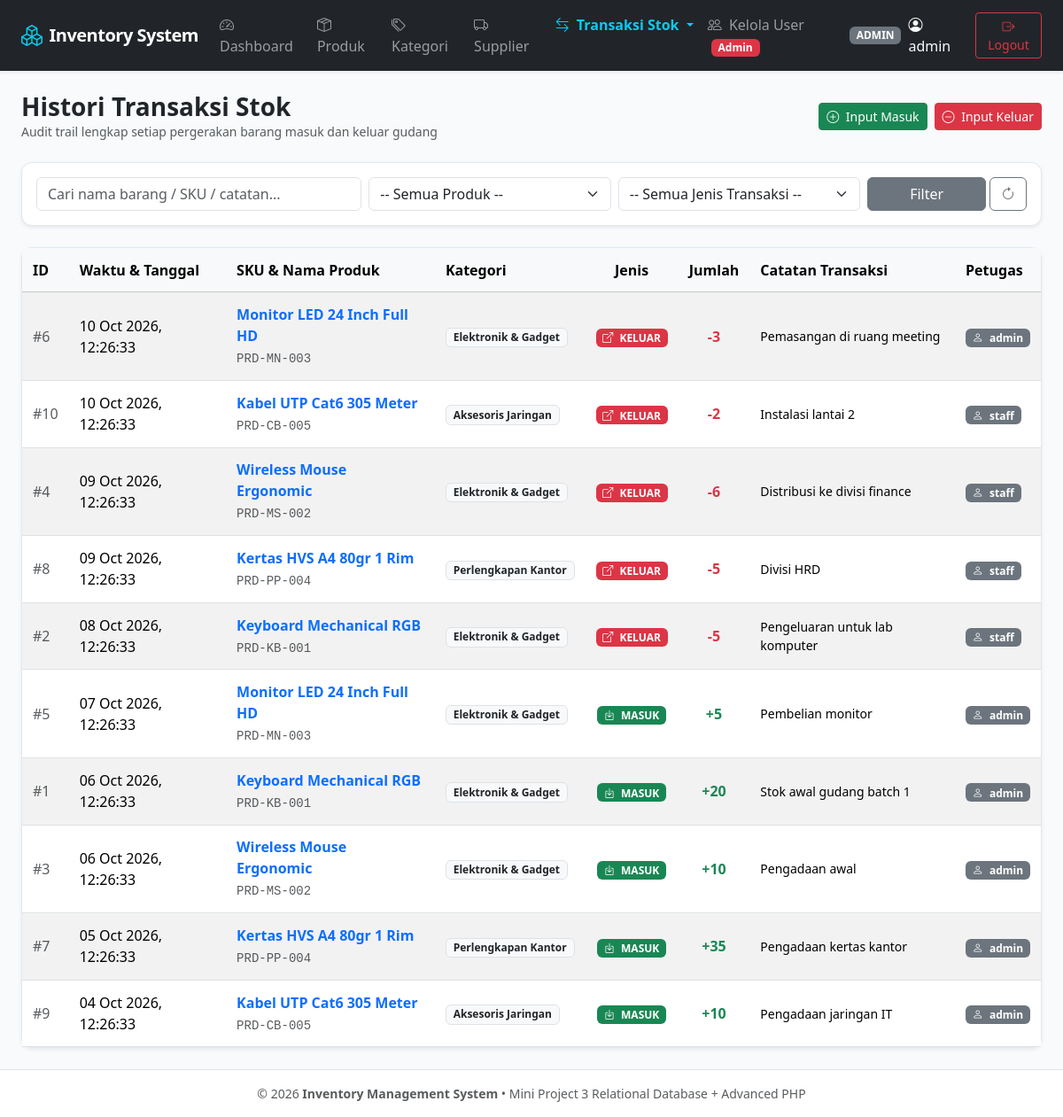
Page /public/stock/history.php (signed in) on the committed database.
### tables this page shows
CREATE TABLE IF NOT EXISTS stock_movements (
    id INT AUTO_INCREMENT PRIMARY KEY,
    product_id INT NOT NULL,
    user_id INT NOT NULL,
    type ENUM('IN', 'OUT') NOT NULL,
    quantity INT NOT NULL,
    notes TEXT DEFAULT NULL,
    created_at TIMESTAMP DEFAULT CURRENT_TIMESTAMP,
    CONSTRAINT fk_sm_product FOREIGN KEY (product_id) REFERENCES products(id) ON DELETE RESTRICT ON UPDATE CASCADE,
    CONSTRAINT fk_sm_user FOREIGN KEY (user_id) REFERENCES users(id) ON DELETE RESTRICT ON UPDATE CASCADE
);

CREATE TABLE IF NOT EXISTS products (
    id INT AUTO_INCREMENT PRIMARY KEY,
    category_id INT NOT NULL,
    sku VARCHAR(50) NOT NULL UNIQUE,
    name VARCHAR(150) NOT NULL,
    price DECIMAL(12, 2) NOT NULL DEFAULT 0.00,
    stock INT NOT NULL DEFAULT 0,
    minimum_stock INT NOT NULL DEFAULT 5,
    created_at TIMESTAMP DEFAULT CURRENT_TIMESTAMP,
    CONSTRAINT fk_products_category FOREIGN KEY (category_id) REFERENCES categories(id) ON DELETE RESTRICT ON UPDATE CASCADE
);

CREATE TABLE IF NOT EXISTS categories (
    id INT AUTO_INCREMENT PRIMARY KEY,
    name VARCHAR(100) NOT NULL UNIQUE,
    description TEXT DEFAULT NULL,
    created_at TIMESTAMP DEFAULT CURRENT_TIMESTAMP
);

CREATE TABLE IF NOT EXISTS users (
    id INT AUTO_INCREMENT PRIMARY KEY,
    username VARCHAR(50) NOT NULL UNIQUE,
    password_hash VARCHAR(255) NOT NULL,
    role ENUM('admin', 'staff') NOT NULL DEFAULT 'staff',
    created_at TIMESTAMP DEFAULT CURRENT_TIMESTAMP
);

### helpers/escape.php (called while the page is built, shortened)
<?php
if (!function_exists('e')) {
    function e($value) {
        return htmlspecialchars((string)$value, ENT_QUOTES, 'UTF-8');
    }
}

### public/stock/history.php (the view, shortened to what this page needs)
<?php
require_once __DIR__ . '/../../config/database.php';
require_once __DIR__ . '/../../helpers/escape.php';
$search = isset($_GET['search']) ? trim($_GET['search']) : '';
$page = max(1, (int)(isset($_GET['page']) ? $_GET['page'] : 1));
$perPage = 15;
$offset = ($page - 1) * $perPage;
$where_clauses = array();
$where_sql = !empty($where_clauses) ? 'WHERE ' . implode(' AND ', $where_clauses) : '';
$query = "
    SELECT sm.*, p.sku, p.name AS product_name, c.name AS category_name, u.username
    FROM stock_movements sm
    JOIN products p ON p.id = sm.product_id
    JOIN categories c ON c.id = p.category_id
    JOIN users u ON u.id = sm.user_id
    $where_sql
    ORDER BY sm.created_at DESC
    LIMIT :limit OFFSET :offset
";
$stmt = $pdo->prepare($query);
$stmt->bindValue(':limit', (int)$perPage, PDO::PARAM_INT);
$stmt->bindValue(':offset', (int)$offset, PDO::PARAM_INT);
$stmt->execute();
$movements = $stmt->fetchAll();
include __DIR__ . '/../../views/header.php';
?>
<div class="d-flex justify-content-between align-items-center mb-4">
    <div>
        <h3 class="fw-bold mb-0">Histori Transaksi Stok</h3>
        <p class="text-muted small mb-0">Audit trail lengkap setiap pergerakan barang masuk dan keluar gudang</p>
    </div>
    <div class="d-flex gap-2">
        <a href="/inventory-app/public/stock/in.php" class="btn btn-success btn-sm">
            <i class="bi bi-plus-circle me-1"></i> Input Masuk
        </a>
        <a href="/inventory-app/public/stock/out.php" class="btn btn-danger btn-sm">
            <i class="bi bi-dash-circle me-1"></i> Input Keluar
        </a>
    </div>
</div>
<div class="card shadow-sm mb-4">
    <div class="card-body">
        <form method="GET" action="" class="row g-2 align-items-center">
            <div class="col-md-4">
                <input type="text" name="search" class="form-control" placeholder="Cari nama barang / SKU / catatan..." value="<?= e($search) ?>">
            </div>
            <div class="col-md-3">
                <select name="product_id" class="form-select">
                    <option value="">-- Semua Produk --</option>
                </select>
            </div>
            <div class="col-md-3">
                <select name="type" class="form-select">
                    <option value="">-- Semua Jenis Transaksi --</option>
                </select>
            </div>
            <div class="col-md-2 d-flex gap-1">
                <button type="submit" class="btn btn-secondary w-100">Filter</button>
                <a href="/inventory-app/public/stock/history.php" class="btn btn-outline-secondary"><i class="bi bi-arrow-clockwise"></i></a>
            </div>
        </form>
    </div>
</div>
<div class="card shadow-sm">
    <div class="card-body p-0 table-responsive">
        <table class="table table-hover table-striped mb-0 align-middle">
            <thead class="table-light">
                <tr>
                    <th style="width: 50px;">ID</th>
                    <th>Waktu & Tanggal</th>
                    <th>SKU & Nama Produk</th>
                    <th>Kategori</th>
                    <th class="text-center">Jenis</th>
                    <th class="text-center">Jumlah</th>
                    <th>Catatan Transaksi</th>
                    <th>Petugas</th>
                </tr>
            </thead>
            <tbody>
                <?php if (empty($movements)): ?>
                <tr>
                    <td colspan="8" class="text-center py-4 text-muted">Belum ada data pergerakan stok yang cocok.</td>
                </tr>
                <?php else: ?>
                    <?php foreach ($movements as $m): ?>
                    <tr>
                        <td class="text-muted">#<?= $m['id'] ?></td>
                        <td><?= date('d M Y, H:i:s', strtotime($m['created_at'])) ?></td>
                        <td>
                            <div class="fw-semibold">
                                <a href="/inventory-app/public/products/detail.php?id=<?= $m['product_id'] ?>" class="text-decoration-none">
                                    <?= e($m['product_name']) ?>
                                </a>
                            </div>
                            <small class="text-muted font-monospace"><?= e($m['sku']) ?></small>
                        </td>
                        <td><span class="badge bg-light text-dark border"><?= e($m['category_name']) ?></span></td>
                        <td class="text-center">
                            <?php if ($m['type'] === 'IN'): ?>
                                <span class="badge bg-success"><i class="bi bi-box-arrow-in-down me-1"></i> MASUK</span>
                            <?php else: ?>
                                <span class="badge bg-danger"><i class="bi bi-box-arrow-up-right me-1"></i> KELUAR</span>
                            <?php endif; ?>
                        </td>
                        <td class="text-center fw-bold fs-6 <?= $m['type'] === 'IN' ? 'text-success' : 'text-danger' ?>">
                            <?= ($m['type'] === 'IN' ? '+' : '-') . number_format($m['quantity']) ?>
                        </td>
                        <td class="small"><?= isset($m['notes']) ? e($m['notes']) : '-' ?></td>
                        <td>
                            <span class="badge bg-secondary"><i class="bi bi-person me-1"></i> <?= e($m['username']) ?></span>
                        </td>
                    </tr>
                    <?php endforeach; ?>
                <?php endif; ?>
            </tbody>
        </table>
    </div>
</div>
<?php include __DIR__ . '/../../views/footer.php'; ?>

### views/header.php (style rules this page uses)
body { background-color: #f8fafc; font-family: system-ui, -apple-system, "Segoe UI", Roboto, sans-serif; }
.card { border: 1px solid #e2e8f0; border-radius: 0.75rem; }
.table > :not(caption) > * > * { padding: 0.8rem 0.75rem; }

### rows in the picture
stock_movements: id "6", created_at "10 Oct 2026, 12:26:33", product.name "Monitor LED 24 Inch Full HD", product.sku "PRD-MN-003", categories.name "Elektronik & Gadget", type "OUT" (drawn), quantity "3", notes "Pemasangan di ruang meeting", user.username "admin"
stock_movements: id "10", created_at "10 Oct 2026, 12:26:33", product.name "Kabel UTP Cat6 305 Meter", product.sku "PRD-CB-005", categories.name "Aksesoris Jaringan", type "OUT" (drawn), quantity "2", notes "Instalasi lantai 2", user.username "staff"
stock_movements: id "4", created_at "09 Oct 2026, 12:26:33", product.name "Wireless Mouse Ergonomic", product.sku "PRD-MS-002", categories.name "Elektronik & Gadget", type "OUT" (drawn), quantity "6", notes "Distribusi ke divisi finance", user.username "staff"
stock_movements: id "8", created_at "09 Oct 2026, 12:26:33", product.name "Kertas HVS A4 80gr 1 Rim", product.sku "PRD-PP-004", categories.name "Perlengkapan Kantor", type "OUT" (drawn), quantity "5", notes "Divisi HRD", user.username "staff"
stock_movements: id "2", created_at "08 Oct 2026, 12:26:33", product.name "Keyboard Mechanical RGB", product.sku "PRD-KB-001", categories.name "Elektronik & Gadget", type "OUT" (drawn), quantity "5", notes "Pengeluaran untuk lab komputer", user.username "staff"
stock_movements: id "5", created_at "07 Oct 2026, 12:26:33", product.name "Monitor LED 24 Inch Full HD", product.sku "PRD-MN-003", categories.name "Elektronik & Gadget", type "IN" (drawn), quantity "5", notes "Pembelian monitor", user.username "admin"
stock_movements: id "1", created_at "06 Oct 2026, 12:26:33", product.name "Keyboard Mechanical RGB", product.sku "PRD-KB-001", categories.name "Elektronik & Gadget", type "IN" (drawn), quantity "20", notes "Stok awal gudang batch 1", user.username "admin"
stock_movements: id "3", created_at "06 Oct 2026, 12:26:33", product.name "Wireless Mouse Ergonomic", product.sku "PRD-MS-002", categories.name "Elektronik & Gadget", type "IN" (drawn), quantity "10", notes "Pengadaan awal", user.username "admin"
stock_movements: id "7", created_at "05 Oct 2026, 12:26:33", product.name "Kertas HVS A4 80gr 1 Rim", product.sku "PRD-PP-004", categories.name "Perlengkapan Kantor", type "IN" (drawn), quantity "35", notes "Pengadaan kertas kantor", user.username "admin"
stock_movements: id "9", created_at "04 Oct 2026, 12:26:33", product.name "Kabel UTP Cat6 305 Meter", product.sku "PRD-CB-005", categories.name "Aksesoris Jaringan", type "IN" (drawn), quantity "10", notes "Pengadaan jaringan IT", user.username "admin"

### other values in the picture
$user['role'] "ADMIN"
$user['username'] "admin"
